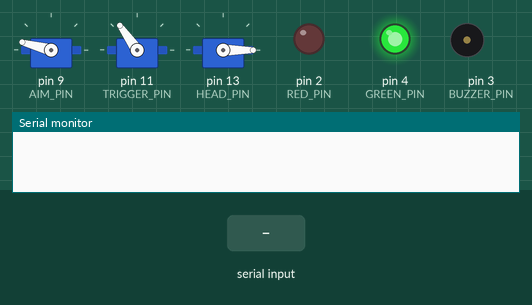
This sketch was run on a simulated Arduino Uno, built with avr-gcc and run on an emulated ATmega328P. On the bench: 3 × servo, output pins drawn as LEDs (lit = HIGH), buzzer (waves = sounding, pin HIGH), the last lines printed to the serial monitor. The inputs (shaded band) are chosen by the test bench.

Above: at 1.2 s.
1.3 s: "," received over Serial
At 2.3 s:
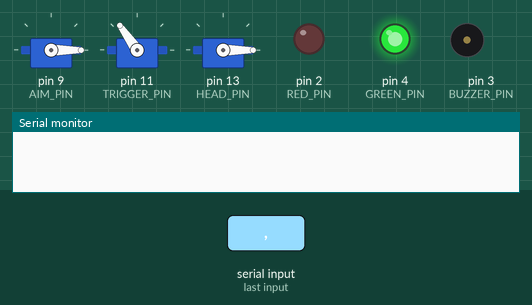
4.3 s: "#" received over Serial
At 4.9 s:
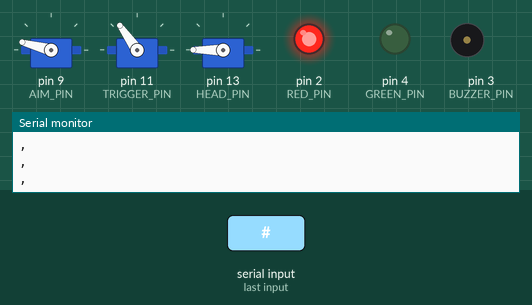
5.9 s: "90,45\n" received over Serial
At 6.2 s:
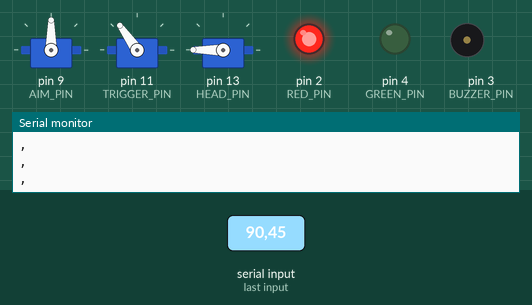
8.9 s: "30,150\n" received over Serial
At 9.6 s:
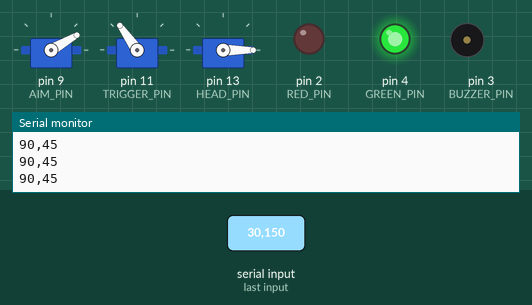
11.9 s: "90,45\n" received over Serial
At 13.0 s:
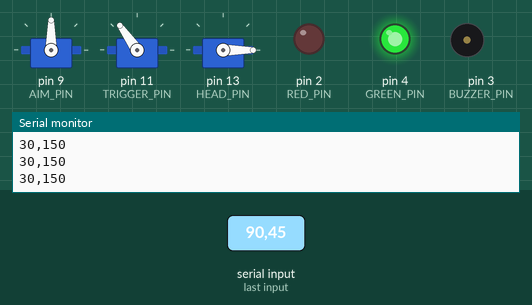
Timing chart, 0 to 15.9 s (numbered marks = the images above; inputs shaded):
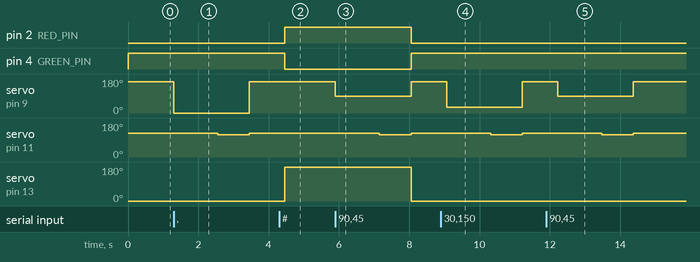

Measured:
- after the input at 1.3 s, servo on pin 9 (AIM_PIN): 165° → 0° at once, → 165° 2.2 s later; servo on pin 11 (TRIGGER_PIN): 125° → 117° after 1.3 s, → 125° 0.90 s later
- after the input at 4.3 s, pin 2 (RED_PIN): LOW → HIGH after 0.16 s; pin 4 (GREEN_PIN): HIGH → LOW after 0.16 s; servo on pin 13 (HEAD_PIN): 0° → 180° after 0.16 s
- after the input at 5.9 s, pin 2 (RED_PIN): HIGH → LOW after 2.2 s; pin 4 (GREEN_PIN): LOW → HIGH after 2.2 s; servo on pin 9 (AIM_PIN): 165° → 90° at once, → 165° 2.2 s later; servo on pin 11 (TRIGGER_PIN): 125° → 117° after 1.3 s, → 125° 0.90 s later; servo on pin 13 (HEAD_PIN): 180° → 0° after 2.2 s
- after the input at 8.9 s, servo on pin 9 (AIM_PIN): 165° → 30° after 0.16 s, → 165° 2.2 s later; servo on pin 11 (TRIGGER_PIN): 125° → 117° after 1.4 s, → 125° 0.90 s later
- after the input at 11.9 s, servo on pin 9 (AIM_PIN): 165° → 90° after 0.32 s, → 165° 2.2 s later; servo on pin 11 (TRIGGER_PIN): 125° → 117° after 1.6 s, → 125° 0.90 s later

The sketch:

red-light-green-light-robot.ino
```cpp
#include <Servo.h>.

#define RED_LIGHT_DELAY   3000
#define GREEN_LIGHT_DELAY 3000
#define BUZZER_DELAY      500
#define BUZZER_PIN        3

#define RED_PIN           2
#define GREEN_PIN         4

#define AIM_PIN           9
#define TRIGGER_PIN       11
#define HEAD_PIN          13

#define AIM_DELAY         1250
#define SPIN_DELAY        2000
#define TRIGGER_DELAY     900
#define HEAD_DELAY        1000

#define TRIGGER_NEU       125
#define TRIGGER_FWD       117

#define GUN_NEU           165

#define HEAD_REV          0
#define HEAD_FWD          180

String anglesString;
Servo gun;
Servo trigger;
Servo head;

void setup() {
  // put your setup code here, to run once:
  Serial.begin(115200);
  Serial.setTimeout(1);
  pinMode(BUZZER_PIN, OUTPUT);
  pinMode(RED_PIN, OUTPUT);
  pinMode(GREEN_PIN, OUTPUT);
  digitalWrite(RED_PIN, LOW);
  digitalWrite(GREEN_PIN, HIGH);
  gun.attach(AIM_PIN);
  gun.write(GUN_NEU);
  trigger.attach(TRIGGER_PIN);
  trigger.write(TRIGGER_NEU);
  head.attach(HEAD_PIN);
  head.write(HEAD_REV);
}

void loop() {
  // put your main code here, to run repeatedly:

  anglesString = "";
  while (!Serial.available()) { continue; } // Do nothing while waiting on message from Raspberry Pi

  // Read message from Arduino
  anglesString = Serial.readString();

  // If "#" message, turn head to face toward players and swtich to red light
  if (anglesString.equals("#")) {
    digitalWrite(RED_PIN, HIGH);
    digitalWrite(GREEN_PIN, LOW);
    head.write(HEAD_FWD);
    delay(HEAD_DELAY);
    return;
  }

  // If "!" (no players to be shot with balls) message, simply turn head to face away from players and swtich to green light
  if (anglesString.equals("!")) {
    digitalWrite(RED_PIN, LOW);
    digitalWrite(GREEN_PIN, HIGH);
    head.write(HEAD_REV);
    delay(HEAD_DELAY);

    // Send 3 copies of acknowledgement message to prevent packet loss
    Serial.println("*");
    delay(5);
    Serial.println("*");
    delay(5);
    Serial.println("*");
    return;
  }

  // Count how many angles were sent to shoot with balls
  int angleCount = 0;
  for (int i = 0; i < anglesString.length(); i++) {
    if (anglesString.charAt(i) == ',') {
      angleCount++;
    }
  }

  // Iterate through each angle sent and shoot them with balls
  for (int i = 0; i < angleCount; i++) {
    // Grab angle from message
    int charIndex = anglesString.indexOf(',');
    String substring = anglesString.substring(0, charIndex);
    if (i != angleCount - 1) {
      anglesString = anglesString.substring(charIndex + 1);
    }
    int angle = substring.toInt();

    // Aim (and wait to complete) and fire (and wait to complete)
    gun.write(angle);
    delay(AIM_DELAY);
    trigger.write(TRIGGER_FWD);
    delay(TRIGGER_DELAY);
    trigger.write(TRIGGER_NEU);
  }
  // Return gun to neutral position after shooting all angles sent
  gun.write(GUN_NEU);

  // Switch to green light
  digitalWrite(RED_PIN, LOW);
  digitalWrite(GREEN_PIN, HIGH);

  // Turn head to face away from players
  head.write(HEAD_REV);
  delay(HEAD_DELAY);

  // Send 3 copies of acknowledgement message to prevent packet loss
  Serial.println(anglesString);
  delay(5);
  Serial.println(anglesString);
  delay(5);
  Serial.println(anglesString);
}
```
